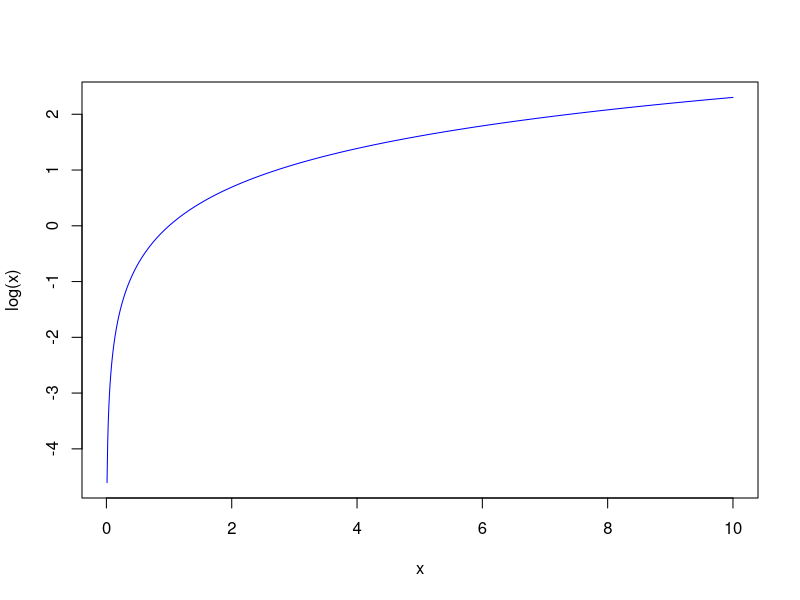
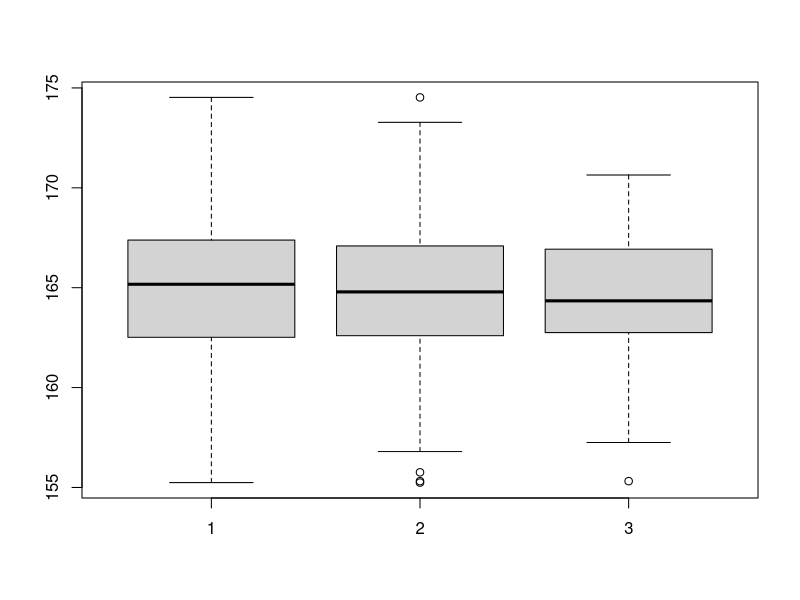

These charts were generated, in order, by the following R code:
## ---- chunk 1
knitr::opts_chunk$set(echo = TRUE)
## ---- chunk 2
x <- c(1,2,3)
x
## ---- chunk 3
x <- seq(from=0,to=10,by=0.01)
mean(x)
sd(x)
## ---- chunk 4
x <- seq(from=0.01,to=10,by=0.01)
plot(x,log(x),type = 'l',col='blue')
## ---- chunk 5
x <- c(1,2,3)
x
class(x)
y <- c(sqrt(2),sqrt(3),sqrt(5))
y
class(y)
z <- c("pepito","juanito","jorgito")
z
class(z)
## ---- chunk 6
x <- rep("pepito",10)
x
y <- rep(c(sqrt(2),sqrt(3)),5)
y
z <- c(rep("f",25),rep("h",75))
z
## ---- chunk 7
x <- seq(from=10,to=100,by=2)
x
class(x)
length(x)
## ---- chunk 8
taille <- c(142,NA,189,156,NA,190)
taille
mean(taille,na="TRUE")
sd (taille,na="TRUE")
is.na(taille)
summary(taille)
## ---- chunk 9
x <- seq (from=100,100,by=2)
x
x[30]
x[30:40]
30:40
1:100
## ---- chunk 10
sexe <- c(rep("f",25),rep("h",75))
sexe
taille <- rnorm(100,165,4)
taille
bd <-data.frame(sexe,taille)
taille.h <- taille[sexe=="h"]
taille.h
taille.f <- taille [sexe=="f"]
taille.f
boxplot(taille.h,taille,taille.f)
mean (taille)
mean(taille.f)
mean(taille.h)
sexe.n <- sexe[taille<164]
sexe.n
(table(sexe.n)/length(taille))*100
